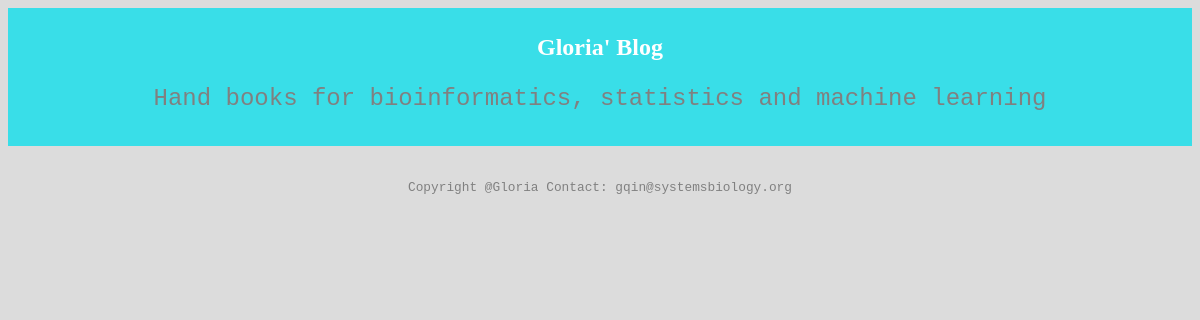
Before: /blog/title/6/ with the older database file.
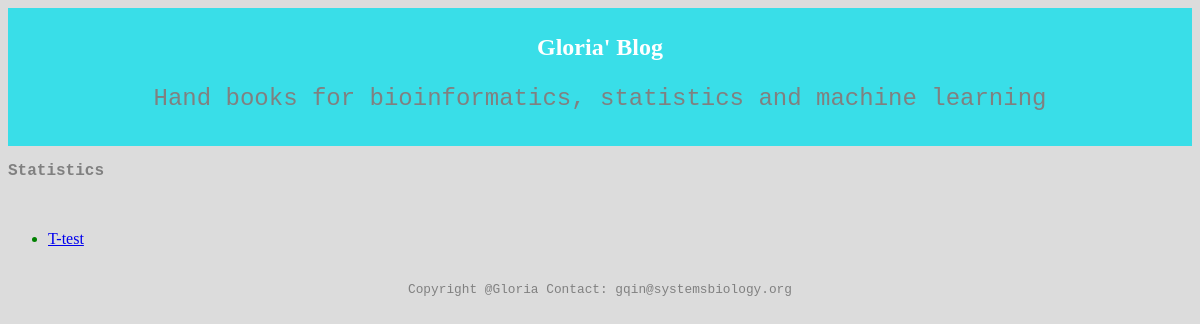
After: the same page with the newer database file.
### blog/models.py (models this page shows, shortened)
class Subtitle(models.Model):
    title = models.ForeignKey(Title, on_delete=models.CASCADE, default = '')
    pub_date = models.DateTimeField('date published')
    context = models.CharField(max_length=200,default = '' )

class Title(models.Model):
    Title_text = models.CharField(max_length=200)
    pub_date = models.DateTimeField('date published')
    def __str__(self):
        return self.Title_text

### blog/views.py (the view)
# urls.py: path('title/<int:pk>/', views.DetailView.as_view(), name='detail'),
class DetailView(generic.ListView):
    template_name = 'blog/detail.html'
    context_object_name = 'latest_subtitle_list'
    @property
    def pk(self):
       return self.kwargs['pk']
    def get_queryset(self):
        print(f"pk = {self.pk}")
        return Subtitle.objects.all().filter(title=self.pk).order_by('-pub_date')

### blog/templates/blog/detail.html (shortened to what this page needs)
{% load static %}
<link rel="stylesheet" type="text/css" href="{% static 'blog/style.css' %}">
<div class="header">
    <h1>Gloria' Blog</h1>
    <p>Hand books for bioinformatics, statistics and machine learning</p>
  </div>
{% for subtitle in latest_subtitle_list %}
    <p> <b> {{subtitle.title}}</b></p> </br>
    <ul> <li><a href="{% url 'blog:paragraph' subtitle.id %}">{{ subtitle.context }}</a></li></ul>
    {% endfor %}
<div class="footer">
    <p>Copyright @Gloria Contact: gqin@systemsbiology.org</p>
  </div>

Changed rows visible on the page:
added Subtitle: title "Statistics", context "T-test"
